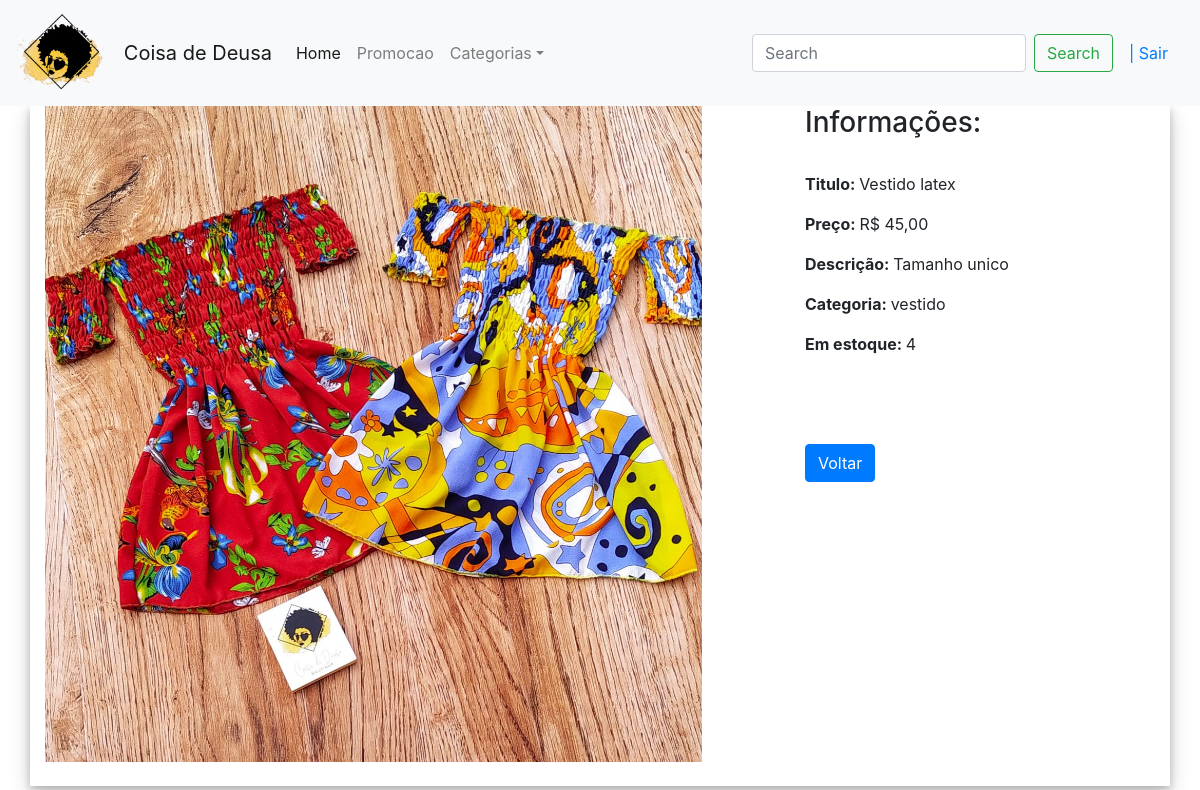
/detalhe/2/ (signed in), run on the app's committed database.
### contas/models.py (models this page shows, shortened)
class Produto(models.Model):
    titulo = models.CharField(max_length=100)
    descricao = models.TextField()
    referencia = models.CharField(max_length=5)
    preco = models.CharField(max_length=15)
    imagem = models.ImageField(null=True, upload_to='images')
    quantidade = models.IntegerField(null=True)
    promocao = models.BooleanField(null=True)
    precopromocao = models.CharField(max_length=15, null=True)
    categoria = models.CharField(max_length=50, null=True)
    user = models.ForeignKey(User, on_delete=models.CASCADE)
    class Meta:
        db_table = 'Produto'

### contas/views.py (the view)
# urls.py: path('detalhe/<pk>/', views.DetalhesView.as_view(), name='detalhe'),
class DetalhesView(LoginRequiredMixin, DetailView):
    login_url = 'login'
    model = Produto
    template_name = 'detalhe.html'
    context_object_name = 'produtos'

### templates/detalhe.html (shortened to what this page needs)
{% extends 'page.html' %}
{% block  content %}
    <div class="container">
        <div class="row">
            <div class="col-sm-12 col-md-10 col-lg-8">
                <div>
                    <img src="{{ produtos.imagem.url }}" style="width: 90%">
                </div>
                <br>
            </div>
            <div class="col-sm-12 col-md-12 col-lg-4">
                <h3>Informações: </h3>
                <br>
                <p><b>Titulo: </b>{{ produtos.titulo }}</p>
                <p><b>Preço: </b>{{ produtos.preco }}</p>
                <p><b>Descrição: </b>{{ produtos.descricao }}</p>
                <p><b>Categoria: </b>{{ produtos.categoria }}</p>
                <p><b>Em estoque: </b>{{ produtos.quantidade }}</p>
                <br>
                <br>
                <br>
                <div class="text-end"> <a href="javascript: history.go(-1)" class="btn btn-primary"> Voltar </a> </div>
            </div>
        </div>
    </div>
{% endblock %}

### templates/detalhe.html (style rules this page uses)
div.container { box-shadow: 0 4px 8px 0 rgba(0, 0, 0, 0.2), 0 6px 20px 0 rgba(0, 0, 0, 0.19); }

### data on the page
Produto: imagem (picture), titulo "Vestido latex", preco "R$ 45,00", descricao "Tamanho unico", categoria "vestido", quantidade "4"
